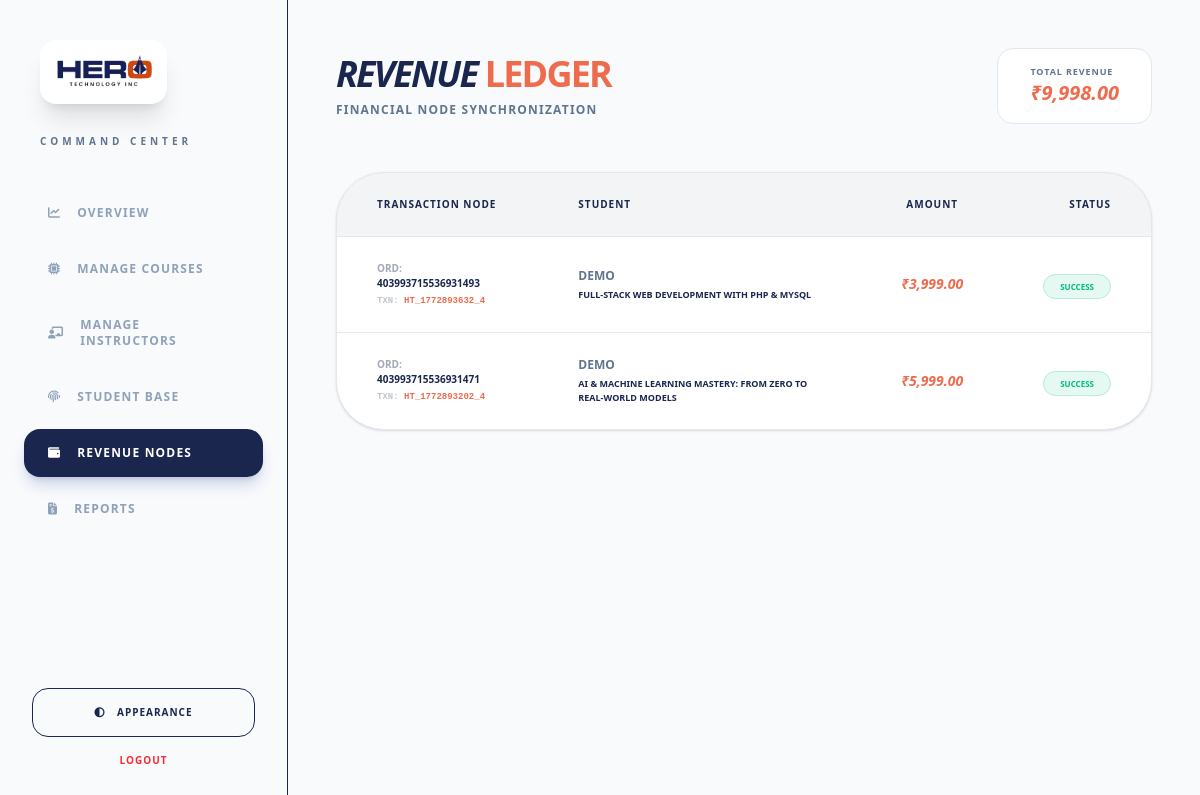
/backpanel/revenue-nodes.php (signed in), run on an earlier commit of the app's database.
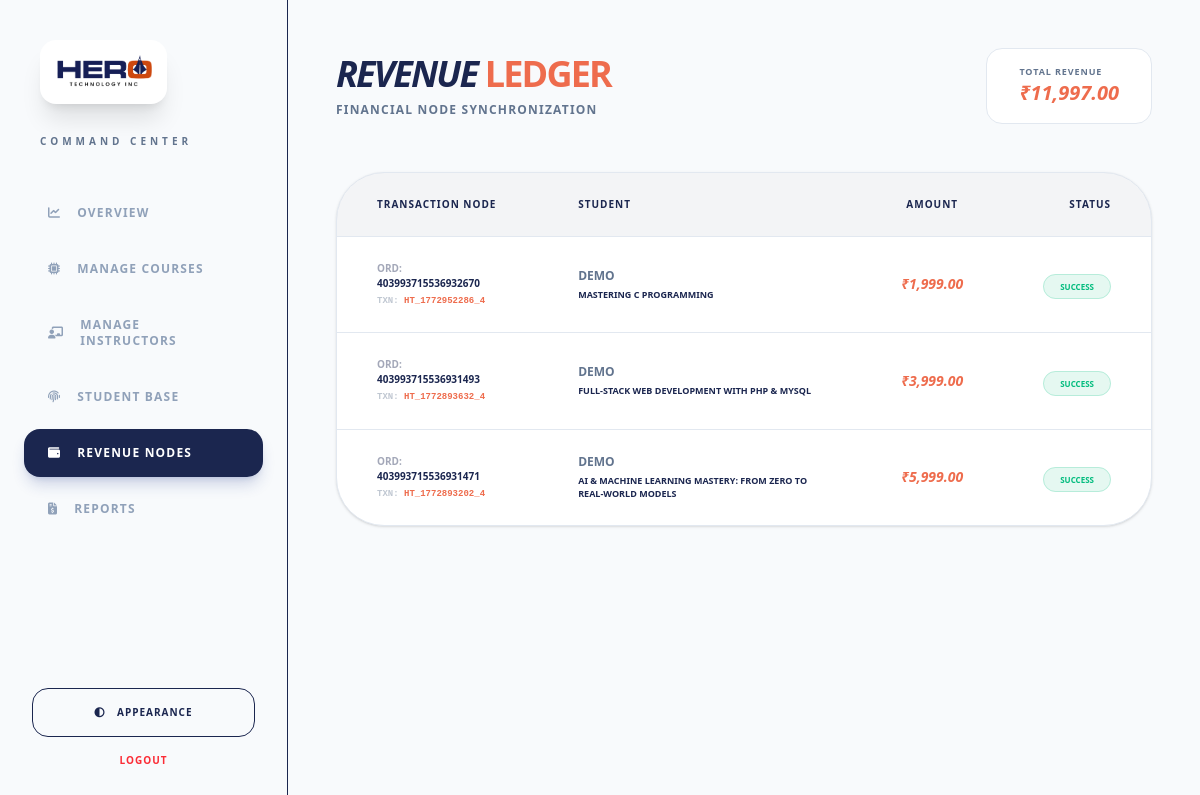
And on a later commit of the database.
### tables this page shows
CREATE TABLE `payments` (
  `payment_id` int(11) NOT NULL,
  `enrollment_id` int(11) NOT NULL,
  `user_id` int(11) DEFAULT NULL,
  `course_id` int(11) DEFAULT NULL,
  `amount` decimal(10,2) DEFAULT NULL,
  `payment_status` enum('success','failed','pending') DEFAULT 'pending',
  `payment_date` timestamp NOT NULL DEFAULT current_timestamp(),
  `payment_method` enum('Cash','UPI','Card','NetBanking','Wallet') NOT NULL DEFAULT 'Cash',
  `transaction_id` varchar(100) DEFAULT NULL,
  `error_log` text DEFAULT NULL,
  `gateway_id` varchar(100) DEFAULT NULL
);

CREATE TABLE `user_master` (
  `user_id` int(11) NOT NULL,
  `name` varchar(50) DEFAULT NULL,
  `username` varchar(50) NOT NULL,
  `phone` varchar(15) NOT NULL,
  `email` varchar(50) NOT NULL,
  `gender` enum('male','female','other','') NOT NULL,
  `password` varchar(50) DEFAULT NULL,
  `role` enum('student','admin','manager') DEFAULT 'student',
  `datetime` timestamp NOT NULL DEFAULT current_timestamp() ON UPDATE current_timestamp(),
  `status` enum('publish','draft') DEFAULT 'publish'
);

CREATE TABLE `courses` (
  `course_id` int(11) NOT NULL,
  `category_id` int(11) DEFAULT NULL,
  `instructor_id` int(11) DEFAULT NULL,
  `title` varchar(255) DEFAULT NULL,
  `summary` varchar(500) DEFAULT NULL,
  `description` text DEFAULT NULL,
  `duration` int(11) DEFAULT NULL,
  `video_url` text DEFAULT NULL,
  `video_file` varchar(255) DEFAULT NULL,
  `demo_video_url` text DEFAULT NULL,
  `price` decimal(10,2) DEFAULT NULL,
  `thumbnail` varchar(255) DEFAULT NULL,
  `is_featured` tinyint(1) NOT NULL DEFAULT 0,
  `status` enum('publish','draft') DEFAULT 'publish',
  `created_at` timestamp NOT NULL DEFAULT current_timestamp()
);

### backpanel/revenue-nodes.php (the view, shortened to what this page needs)
<?php
require '../config.php';
$query = "SELECT
            e.enrollment_id,
            e.status,
            e.txnid,
            p.gateway_id,
            u.name as student_name,
            c.title as course_title,
            p.amount as amount_paid,
            p.transaction_id
          FROM enrollments e
          JOIN user_master u ON e.user_id = u.user_id
          JOIN courses c ON e.course_id = c.course_id
          LEFT JOIN payments p ON e.enrollment_id = p.enrollment_id
          ORDER BY e.enrollment_id DESC";
$result = mysqli_query($conn, $query);
$stats_res = mysqli_query($conn, "SELECT SUM(amount) as total_rev FROM payments WHERE payment_status = 'SUCCESS'");
$stats = mysqli_fetch_assoc($stats_res);
?>
<!DOCTYPE html>
<html lang="en" class="dark">
<head>
    <script src="https://cdn.jsdelivr.net/npm/@tailwindcss/browser@4"></script>
    <link href="https://cdnjs.cloudflare.com/ajax/libs/font-awesome/6.5.2/css/all.min.css" rel="stylesheet"/>
</head>
<body class="bg-[var(--app-bg)] text-[var(--text-main)] antialiased min-h-screen flex overflow-hidden">
    <?php include 'sidebar.php'; ?>
    <main class="flex-1 h-screen overflow-y-auto p-6 lg:p-12">
        <header class="flex justify-between items-center mb-12">
            <div>
                <h1 class="text-4xl font-black tracking-tighter uppercase italic">
                    Revenue <span class="text-hero-orange not-italic">Ledger</span>
                </h1>
                <p class="text-slate-500 text-xs font-bold uppercase tracking-widest mt-2">Financial node synchronization</p>
            </div>
            <div class="bg-[var(--card-bg)] px-8 py-4 rounded-2xl border border-[var(--border-color)]">
                <p class="text-[9px] font-black uppercase tracking-widest text-slate-500">Total Revenue</p>
                <p class="text-xl font-black italic text-hero-orange">₹<?= number_format($stats['total_rev'] ?? 0, 2) ?></p>
            </div>
        </header>
        <div class="bg-[var(--card-bg)] rounded-[3rem] border border-[var(--border-color)] shadow-sm overflow-hidden">
            <table class="w-full text-left">
                <thead class="bg-hero-blue/5 border-b border-[var(--border-color)]">
                    <tr>
                        <th class="px-10 py-6 text-[10px] font-black uppercase tracking-widest">Transaction Node</th>
                        <th class="px-10 py-6 text-[10px] font-black uppercase tracking-widest">Student</th>
                        <th class="px-10 py-6 text-[10px] font-black uppercase tracking-widest text-center">Amount</th>
                        <th class="px-10 py-6 text-[10px] font-black uppercase tracking-widest text-right">Status</th>
                    </tr>
                </thead>
                <tbody class="divide-y divide-[var(--border-color)]">
                    <?php if(mysqli_num_rows($result) > 0): ?>
                        <?php while($row = mysqli_fetch_assoc($result)): ?>
                        <tr class="hover:bg-hero-orange/[0.02] transition-colors">
                            <td class="px-10 py-6">
                                <p class="text-[10px] font-black uppercase text-hero-blue dark:text-white">
                                    <span class="opacity-40">ORD:</span> <?= $row['gateway_id'] ?? '---' ?>
                                </p>
                                <p class="text-[9px] font-mono text-hero-orange font-bold mt-1">
                                    <span class="opacity-40 text-slate-500 uppercase">TXN:</span> <?= $row['transaction_id'] ?? '---' ?>
                                </p>
                            </td>
                            <td class="px-10 py-6">
                                <p class="text-xs text-slate-500 font-bold uppercase"><?= htmlspecialchars($row['student_name']) ?></p>
                                <p class="text-[9px] font-black uppercase text-hero-blue dark:text-blue-400 mt-1"><?= htmlspecialchars($row['course_title']) ?></p>
                            </td>
                            <td class="px-10 py-6 text-center">
                                <p class="text-sm font-black text-hero-orange italic">
                                    ₹<?= number_format($row['amount_paid'] ?? 0, 2) ?>
                                </p>
                            </td>
                            <td class="px-10 py-6 text-right">
                                <?php if($row['status'] == 'active'): ?>
                                    <span class="px-4 py-1.5 bg-emerald-500/10 text-emerald-500 text-[8px] font-black rounded-full uppercase border border-emerald-500/20">Success</span>
                                <?php else: ?>
                                    <span class="px-4 py-1.5 bg-amber-500/10 text-amber-500 text-[8px] font-black rounded-full uppercase border border-amber-500/20">Pending</span>
                                <?php endif; ?>
                            </td>
                        </tr>
                        <?php endwhile; ?>
                    <?php endif; ?>
                </tbody>
            </table>
        </div>
    </main>
</body>
</html>

What changed in the data, as far as the page shows it:
added payments: gateway "403993715536932670", transaction "HT_1772952286_4", user.name "DEMO", course.title "MASTERING C PROGRAMMING", amount "1,999.00"
Also different on the page:
$stats['total_rev']: "9,998.00" → "11,997.00"
